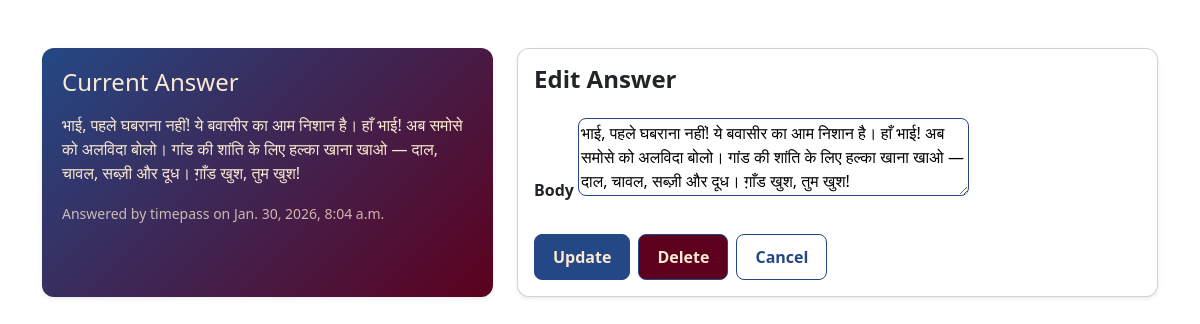
/answer/2/updateans/ (signed in), run on the app's committed database.
### thinkapp/models.py (models this page shows, shortened)
class Answerdbase(models.Model):
    user = models.ForeignKey(User, on_delete=models.CASCADE, related_name='answers')
    question = models.ForeignKey(Questiondbase, on_delete=models.CASCADE, related_name='answers')
    body = models.TextField()
    created_at = models.DateTimeField(auto_now_add=True)
    updated_at = models.DateTimeField(auto_now=True)

### thinkapp/views.py (the view)
# urls.py: path('answer/<int:id>/updateans/', views.updateans, name='updateans'),
@login_required
def updateans(request, id):
    answer = get_object_or_404(Answerdbase, id = id, user=request.user)
    if request.method == "POST":
        form = AnswerForm(request.POST, instance = answer)
        if form.is_valid():
            form.save()
            return redirect('details', id = answer.question.id)
    else:
        form = AnswerForm(instance = answer)
    return render(request, 'thinkapp/updateans.html', {"form":form, "answer":answer})

### thinkapp/forms.py
class AnswerForm(forms.ModelForm):
    class Meta:
        model = Answerdbase
        fields = ['body']
        widgets = {
            'body': forms.Textarea(attrs={'rows':3}),
        }

### thinkapp/templates/thinkapp/updateans.html (shortened to what this page needs)
<!DOCTYPE html>
<html lang="en">
<head>
  <link href="https://cdn.jsdelivr.net/npm/bootstrap@5.3.3/dist/css/bootstrap.min.css" rel="stylesheet">
</head>
<body>
<div class="container mt-5">
  <div class="row g-4">
    <div class="col-md-5">
      <div class="bg-info h-100 shadow-sm">
        <h4 class="mb-3">Current Answer</h4>
        <p class="mt-2">{{ answer.body }}</p>
        <small class="opacity-75">
          Answered by {{ answer.user.username }} on {{ answer.created_at }}
        </small>
      </div>
    </div>
    <div class="col-md-7">
      <div class="card shadow-sm">
        <div class="card-body">
          <h4 class="mb-4">Edit Answer</h4>
          <form method="post">
            {% for field in form %}
              <div class="mb-3">
                <label class="form-label fw-semibold">{{ field.label }}</label>
                {{ field }}
              </div>
            {% endfor %}
            <div class="d-flex gap-2 mt-4 align-items-center">
              <button type="submit" class="btn btn-dark">Update</button>
              <form method="post" action="{% url 'deleteans' answer.id %}"
                    onsubmit="return confirm('Are you sure you want to delete this answer?')">
                <button type="submit" class="btn btn-danger">Delete</button>
              </form>
              <a href="{% url 'details' answer.question.id %}" class="btn btn-outline-secondary">Cancel</a>
            </div>
          </form>
        </div>
      </div>
    </div>
  </div>
</div>
</body>
</html>

### thinkapp/templates/thinkapp/updateans.html (style rules this page uses)
body { margin: 0; padding: 0; animation: fadeIn 1.5s ease-in-out; }
input, textarea { border-radius: 0.5rem; border: 1px solid #244885; }
.bg-info { background: linear-gradient(135deg, #244885, #5D001E); !important; color: #FBE9D0 !important; border-radius: 12px; padding: 20px; box-shadow: 0 4px 12px rgba(0,0,0,0.2); }
.card { border-radius: 12px; }
.card-body h4 { font-weight: 700; }
.btn-dark, .btn-danger, .btn-outline-secondary { font-weight: bold; padding: 10px 18px; border-radius: 8px; transition: all 0.3s ease; }
.btn-dark { background-color: #244885; border-color: #244885; color: #FBE9D0; }
.btn-danger { background-color: #5D001E; border-color: #244885; color: #FBE9D0; }
.btn-outline-secondary { color: #244885; border-color: #244885; }

### data on the page
Answerdbase: body "भाई, पहले घबराना नहीं! ये बवासीर का आम निशान है। हाँ भाई! अब समोसे को अलविदा बोलो। गांड की शांति के लिए हल्का खाना खाओ — दाल, चावल, सब्ज़ी और दूध। ग़ाँड खुश, तुम खुश!", user.username "timepass", created_at "Jan. 30, 2026, 8:04 a.m.", form "भाई, पहले घबराना नहीं! ये बवासीर का आम निशान है। हाँ भाई! अब समोसे को अलविदा बोलो। गांड की शांति के लिए हल्का खाना खाओ — दाल, चावल, सब्ज़ी और दूध। ग़ाँड खुश, तुम खुश!"

### other printed values
{{ field.label }} "Body"
